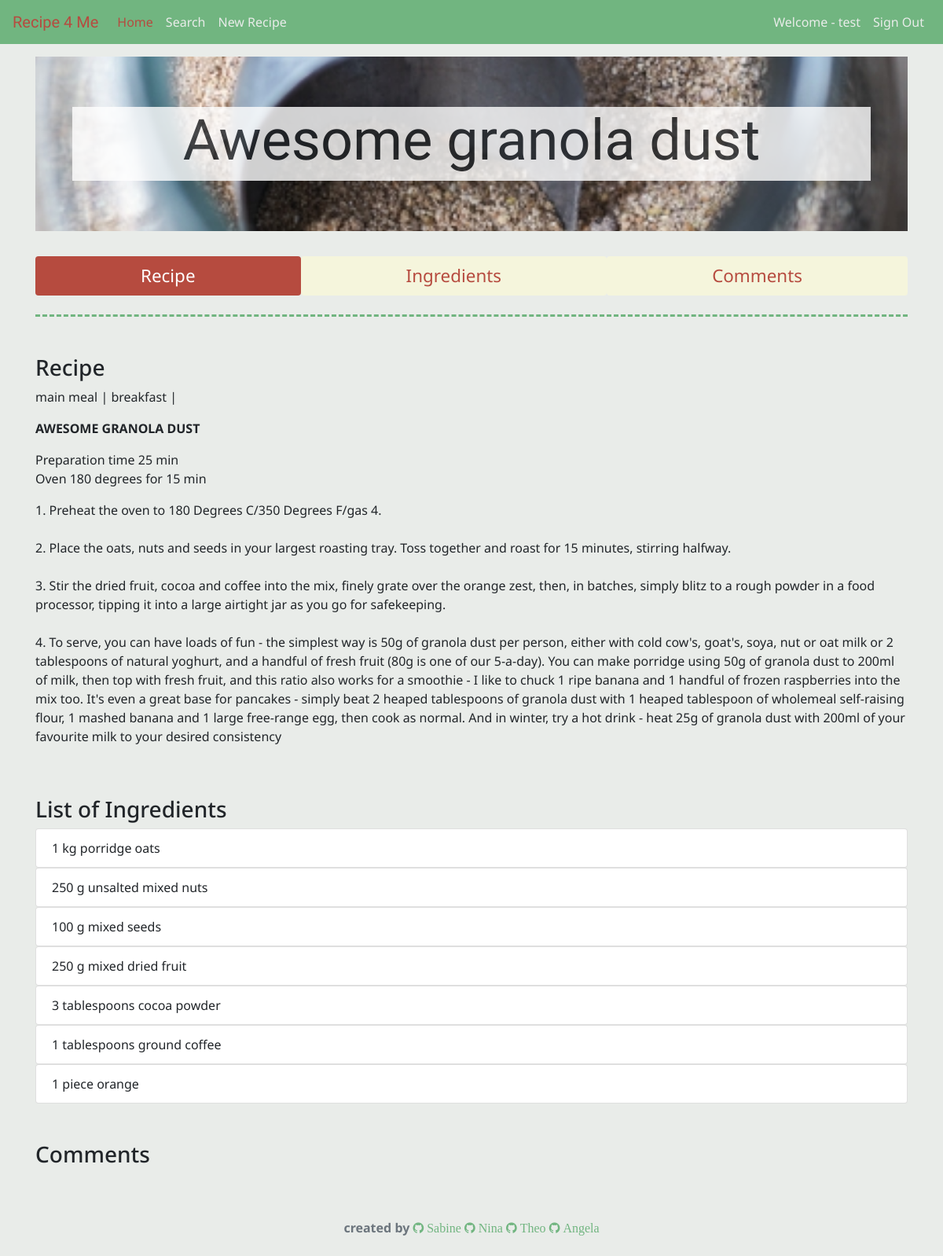
Screenshot of /recipe.php?id=2 (signed in) with the database file from the repository.
### tables this page shows
CREATE TABLE `users` (
  `userid` int(11) NOT NULL,
  `username` varchar(30) NOT NULL,
  `userlastname` varchar(30) NOT NULL,
  `useremail` varchar(60) NOT NULL,
  `userpass` varchar(255) NOT NULL
);

CREATE TABLE `recipe` (
  `idRecipe` int(11) NOT NULL,
  `name` varchar(300) NOT NULL,
  `cookingMethod` varchar(8000) NOT NULL,
  `instructions` varchar(8000) NOT NULL,
  `origin` varchar(50) NOT NULL,
  `fk_idImage` int(11) NOT NULL DEFAULT '1',
  `fk_userid` int(11) NOT NULL DEFAULT '1'
);

CREATE TABLE `images` (
  `idImage` int(11) NOT NULL,
  `image` varchar(200) NOT NULL
);

CREATE TABLE `tags` (
  `idTag` int(11) NOT NULL,
  `category` varchar(100) NOT NULL
);

CREATE TABLE `amount_ingredients` (
  `idAmount` int(11) NOT NULL,
  `amount` int(55) NOT NULL,
  `unit` varchar(50) NOT NULL,
  `ingredient` varchar(100) NOT NULL,
  `fk_idUnits` int(11) DEFAULT NULL,
  `fk_idIngredients` int(11) DEFAULT NULL,
  `fk_idRecipe` int(11) DEFAULT NULL
);

CREATE TABLE `units` (
  `idUnits` int(11) NOT NULL,
  `unit_EN` varchar(255) NOT NULL,
  `unit_DE` varchar(255) NOT NULL
);

CREATE TABLE `ingredient` (
  `idIngredient` int(11) NOT NULL,
  `ingredient` varchar(255) NOT NULL
);

### recipe.php (the view, shortened to what this page needs)
<?php
require_once 'actions/dbconnect.php';
 $res=mysqli_query($conn, "SELECT * FROM users WHERE userid=".$_SESSION['user']);
 $userRow=mysqli_fetch_array($res, MYSQLI_ASSOC);
?>
<!doctype html>
<html lang="en">
  <head>
    <link rel="stylesheet" href="https://cdnjs.cloudflare.com/ajax/libs/font-awesome/4.7.0/css/font-awesome.min.css">
    <link rel="stylesheet" href="https://maxcdn.bootstrapcdn.com/font-awesome/4.7.0/css/font-awesome.min.css">
    <link rel="stylesheet" href="https://maxcdn.bootstrapcdn.com/bootstrap/4.0.0/css/bootstrap.min.css">
    <link rel="stylesheet" href="css/custom.css">
  </head>
  <body data-spy="scroll" data-target=".navbar" data-offset="50">
    <nav class="navbar navbar-custom navbar-expand-md fixed-top">
      <a class="navbar-brand" href="index.php" id="brand_text">Recipe 4 Me</a>
      <div class="collapse navbar-collapse" id="navbarCollapse">
        <ul class="navbar-nav mr-auto">
          <li class="nav-item active">
            <a class="nav-link" href="home.php">Home<span class="sr-only">(current)</span></a>
          </li>
          <li class="nav-item">
            <a class="nav-link" href="filter.php">Search</a>
          </li>
          <li class="nav-item">
            <a class="nav-link" href="recipe_create.php">New Recipe</a>
          </li>
        </ul>
        <ul class="navbar-nav navbar-right">
          <li class="nav-item"><span class="nav-link">Welcome - <?php echo $userRow['username']; ?></span></li>
          <li class="nav-item"><a class="nav-link" href="logout.php?logout">Sign Out</a></li>
        </ul>
      </div>
    </nav>
<main role="main" class="container">
 <?php
 if($_GET) {
    $rid = $_GET['id'];
}
    $sql = "SELECT `images`.`image`, `recipe`.`name`, `recipe`.`cookingMethod`, `recipe`.`instructions`, `recipe`.`idRecipe`
FROM `recipe`
    LEFT JOIN `images` ON `recipe`.`fk_idImage` = `images`.`idImage`
WHERE `recipe`.`idRecipe` = {$rid}";
    $result = $conn->query($sql);
    if($result->num_rows > 0) {
    while($row = $result->fetch_assoc()) {
        echo "
  <div class='container-full-bg' style='background-image:url(img/" . $row['image'] . ");'>
    <div class='container special'>
      <div class='jumbotron' id='jumbotron-bg-image'>
        <div class='container'>
          <div class='row'>
            <div class='col-s-12 col-md-12' id='bg_text'>
          <h1 class='display-3 text-center' id='brand_text'>".$row['name']."</h1>
          ";
    }
    } else {
    echo "<p>No content avaliable</p>";
}
?>
          </div>
          </div>
      </div>
    </div>
  </div>
</div>
  <div>
      <ul class="nav nav-pills red flex-column flex-sm-row justify-content-center nav-fill mt-3">
    <li class="nav-item pill-1">
      <a class="nav-link active" href="#section1">Recipe</a>
    </li>
    <li class="nav-item pill-2">
      <a class="nav-link" href="#section2">Ingredients</a>
    </li>
    <li class="nav-item pill-3">
      <a class="nav-link" href="#section3">Comments</a>
    </li>
    </ul>
  </div>
<div><hr class="style5 mt-4"></div>
  <div class="col-s-12 col-md-12 mt-5 pl-0" id="section1">
    <h3>Recipe</h3>
    <?php
    if($_GET) {
    $rid1 = $_GET['id'];
}
    $sql1 = "SELECT `recipe`.`name`, `tags`.`category`
FROM `recipe`
    LEFT JOIN `recipe_tags` ON `recipe_tags`.`fk_idRecipe` = `recipe`.`idRecipe`
    LEFT JOIN `tags` ON `recipe_tags`.`fk_idTag` = `tags`.`idTag`
WHERE `recipe`.`idRecipe` = {$rid1}
";
        $result1 = $conn->query($sql1);
    if($result1->num_rows > 0) {
    while($row1 = $result1->fetch_assoc()) {
        echo "
        <span>  ".$row1['category']." |</span>
     ";
    }
    } else {
    echo "<p>No content avaliable</p>";
}
?>
  </div>
<div class="row" id="summary">
  <div class="col-s-12 col-md-12 mt-3 mb-5">
<?php
    $result2 = $conn->query($sql);
    if($result2->num_rows > 0) {
    while($row2 = $result2->fetch_assoc()) {
        echo "
      <p class='text-uppercase font-weight-bold'>".$row2['name']."</p>
      <p>".$row2['cookingMethod']."</p>
      <p>".$row2['instructions']."</p>
     ";
    }
    } else {
    echo "<p>No content avaliable</p>";
}
?>
  </div>
  <div class="col-s-12 col-md-12 mb-5" >
    <h3 id="section2">List of Ingredients</h3>
    <?php
    if($_GET) {
    $rid = $_GET['id'];
}
    $sql = "SELECT `amount_ingredients`.`amount`, `units`.`unit_EN`, `ingredient`.`ingredient`, `recipe`.`idRecipe`
FROM `recipe`
    LEFT JOIN `amount_ingredients` ON `amount_ingredients`.`fk_idRecipe` = `recipe`.`idRecipe`
    LEFT JOIN `units` ON `amount_ingredients`.`fk_idUnits` = `units`.`idUnits`
    LEFT JOIN `ingredient` ON `amount_ingredients`.`fk_idIngredients` = `ingredient`.`idIngredient`
WHERE `recipe`.`idRecipe` = {$rid}
";
    $result = $conn->query($sql);
    if($result->num_rows > 0) {
    while($row = $result->fetch_assoc()) {
        echo "
      <ul class='list-group'>
      <li class='list-group-item'> ".$row['amount']."  ".$row['unit_EN']."  ".$row['ingredient']."</li>
      </ul>
     ";
    }
    } else {
    echo "<p>No content avaliable</p>";
}
?>
  </div>
  <div class="col-s-12 col-md-12" id="section3">
    <h3>Comments</h3>
  </div>
</div>
</main>
<footer class="footer">
      <div class="container text-center mt-5 mb-4">
        <span class="text-muted font-weight-bold">created by   <a href="https://github.com/sabkiha"><i class="fa fa-github"> Sabine</i></a></span>
                                           <a href=""></a><i class="fa fa-github"> Nina</i></span>
                                           <a href="https://github.com/tpatkos"><i class="fa fa-github"> Theo</i></a></span>
                                           <a href="https://github.com/lalofee"><i class="fa fa-github"> Angela</i></a></span>
      </div>
    </footer>
  </body>
</html>

### css/custom.css (style rules this page uses)
body { padding-top: 4.5rem; background: #E9ECE9; font-family: 'Noto Sans', sans-serif; height:100%;width:100%; }
#brand_text { font-family: 'Berkshire Swash', cursive; }
.navbar-custom { background-color: #71B580; }
.navbar-custom .navbar-brand, .navbar-custom .navbar-text { color: #B64B3F; }
.navbar-custom .navbar-nav .nav-link { color: #E9ECE9; }
.navbar-custom .nav-item.active .nav-link, .navbar-custom .nav-item:hover .nav-link { color: #B64B3F; }
.nav { font-size: 1.4em; }
.nav-pills .pill-2 .nav-link:not(.active) { background-color: #F5F5DC; color: #B64B3F; }
.nav-pills .pill-3 .nav-link:not(.active) { background-color: #F5F5DC; color: #B64B3F; }
.nav-pills .pill-1 .nav-link { background-color: #B64B3F; color: white; }
.nav-pills .pill-2 .nav-link { background-color: #B64B3F; color: white; }
.nav-pills .pill-3 .nav-link { background-color: #B64B3F; color: white; }
hr.style5 { background-color: #E9ECE9; border-top: 3px dashed #71B580; }
#jumbotron-bg-image { background-color:inherit; }
.container-full-bg { width:100%;height:100%;max-width:100%;background-position:center;background-size:cover; }
.container-full-bg .container, .container-full-bg .container .jumbotron { height:100%;width:100%; }
#bg_text { background-color: white; opacity: 0.8; }
.fa { color: #71B580; }

### rows the page displays
users: username "test"
recipe: fk_idImage.image (picture), name "Awesome granola dust", tags.category "main meal", tags.category "breakfast", name "AWESOME GRANOLA DUST", cookingMethod "Preparation time 25 min Oven 180 degrees for 15 min", instructions "1. Preheat the oven to 180 Degrees C/350 Degrees F/gas 4. 2. Place the oats, nuts and seeds in your largest roasting tray. Toss together and roast for 15 minutes, stirring halfway. 3. Stir the dried fruit, cocoa and coffee into the mix, finely grate over the orange zest, then, in batches, simply blitz to a rough powder in a food processor, tipping it into a large airtight jar as you go for safekeeping. 4. To serve, you can have loads of fun - the simplest way is 50g of granola dust per person, either with cold cow's, goat's, soya, nut or oat milk or 2 tablespoons of natural yoghurt, and a handful of fresh fruit (80g is one of our 5-a-day). You can make porridge using 50g of granola dust to…", amount_ingredients.amount "1", units.unit_EN "kg", ingredient.ingredient "porridge oats", amount_ingredients.amount "250", units.unit_EN "g", ingredient.ingredient "unsalted mixed nuts", amount_ingredients.amount "100", ingredient.ingredient "mixed seeds", ingredient.ingredient "mixed dried fruit", amount_ingredients.amount "3", units.unit_EN "tablespoons", ingredient.ingredient "cocoa powder", ingredient.ingredient "ground coffee", units.unit_EN "piece", ingredient.ingredient "orange"
